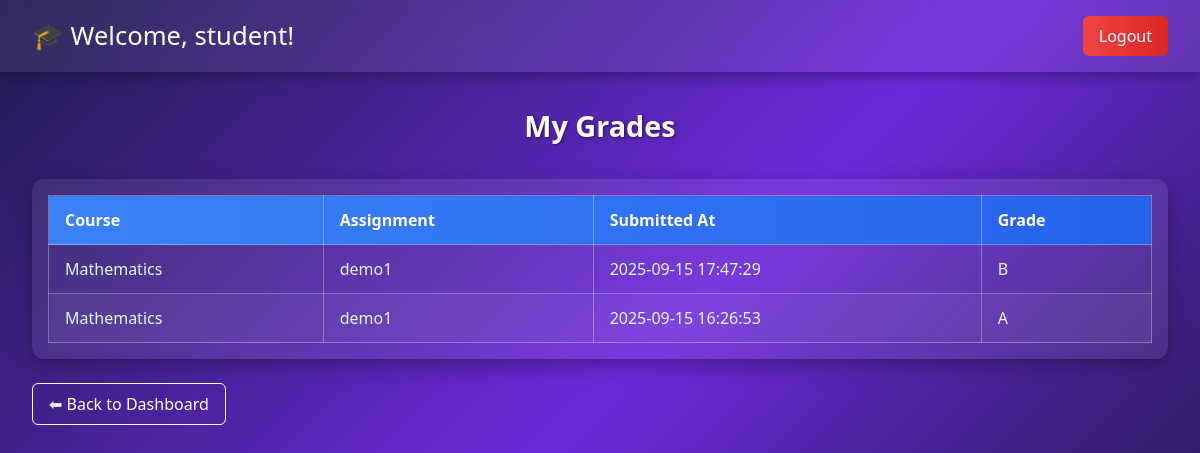
/student/grades.php (signed in), run on the app's committed database.
### tables this page shows
CREATE TABLE `submissions` (
  `id` int(11) NOT NULL,
  `assignment_id` int(11) DEFAULT NULL,
  `student_id` int(11) DEFAULT NULL,
  `file_path` varchar(255) DEFAULT NULL,
  `submitted_at` timestamp NOT NULL DEFAULT current_timestamp(),
  `grade` varchar(10) DEFAULT NULL
);

CREATE TABLE `courses` (
  `course_id` int(11) NOT NULL,
  `course_name` varchar(200) DEFAULT NULL,
  `course_code` text DEFAULT NULL,
  `description` int(255) NOT NULL,
  `faculty_id` int(11) DEFAULT NULL
);

CREATE TABLE `assignments` (
  `id` int(11) NOT NULL,
  `course_id` int(11) DEFAULT NULL,
  `title` varchar(200) DEFAULT NULL,
  `description` text DEFAULT NULL,
  `due_date` date DEFAULT NULL,
  `file` varchar(255) DEFAULT NULL
);

### student/grades.php (the view, shortened to what this page needs)
<?php
include '../config/db.php';
$student_id = $_SESSION['user_id'];
$stmt = $conn->prepare("
    SELECT a.title AS assignment_title, c.course_name, s.submitted_at, s.grade
    FROM submissions s
    JOIN assignments a ON s.assignment_id = a.id
    JOIN courses c ON a.course_id = c.course_id
    WHERE s.student_id = ? AND s.grade IS NOT NULL
    ORDER BY s.submitted_at DESC
");
$stmt->execute([$student_id]);
$graded_submissions = $stmt->fetchAll(PDO::FETCH_ASSOC);
?>
<!DOCTYPE html>
<html lang="en">
<head>
<link href="https://cdn.jsdelivr.net/npm/bootstrap@5.3.1/dist/css/bootstrap.min.css" rel="stylesheet">
</head>
<body>
<header>
  <h1>🎓 Welcome, <?= htmlspecialchars($_SESSION['role']); ?>!</h1>
  <a href="../auth/logout.php" class="logout-btn">Logout</a>
</header>
<div class="container">
  <p class="welcome">My Grades</p>
  <?php if(count($graded_submissions) > 0): ?>
  <div class="table-wrapper">
    <table>
      <thead>
        <tr>
          <th>Course</th>
          <th>Assignment</th>
          <th>Submitted At</th>
          <th>Grade</th>
        </tr>
      </thead>
      <tbody>
        <?php foreach($graded_submissions as $s): ?>
        <tr>
          <td><?= htmlspecialchars($s['course_name']); ?></td>
          <td><?= htmlspecialchars($s['assignment_title']); ?></td>
          <td><?= htmlspecialchars($s['submitted_at']); ?></td>
          <td><?= htmlspecialchars($s['grade']); ?></td>
        </tr>
        <?php endforeach; ?>
      </tbody>
    </table>
  </div>
  <?php else: ?>
    <p class="no-data">No graded assignments yet.</p>
  <?php endif; ?>
  <a href="student_dashboard.php" class="back-btn">⬅ Back to Dashboard</a>
</div>
</body>
</html>

### student/grades.php (style rules this page uses)
body { font-family: "Segoe UI", sans-serif; min-height: 100vh; background: linear-gradient(135deg, #1e1b4b, #6d28d9, #0f172a); color: #fff; margin: 0; }
header { background: rgba(255,255,255,0.08); backdrop-filter: blur(10px); padding: 1rem 2rem; display: flex; justify-content: space-between; align-items: center; box-shadow: 0 4px 12px rgba(0,0,0,0.3); }
header h1 { margin: 0; font-size: 1.6rem; }
.logout-btn { background: linear-gradient(90deg, #ef4444, #dc2626); border: none; padding: 8px 16px; border-radius: 6px; color: #fff; text-decoration: none; }
.container { padding: 2rem; max-width: 1200px; margin: 0 auto; }
.welcome { text-align: center; margin-bottom: 2rem; font-size: 1.8rem; font-weight: 600; text-shadow: 1px 1px 3px rgba(0,0,0,0.5); }
.table-wrapper { background: rgba(255,255,255,0.08); padding: 1rem; border-radius: 12px; box-shadow: 0 6px 20px rgba(0,0,0,0.3); overflow-x: auto; }
table { width: 100%; border-collapse: collapse; color: #fff; min-width: 600px; }
thead { background: linear-gradient(90deg, #3b82f6, #2563eb); color: #fff; }
th, td { padding: 12px 16px; text-align: left; border: 1px solid rgba(255,255,255,0.3); }
td { color: #e0f7fa; font-weight: 500; }
tbody tr:nth-child(even) { background: rgba(255,255,255,0.05); }
.back-btn { display: inline-block; margin-top: 1.5rem; color: #fff; text-decoration: none; border: 1px solid #fff; padding: 8px 16px; border-radius: 6px; transition: 0.3s; }

### data on the page
submissions: courses.course_name "Mathematics", assignment.title "demo1", submitted_at "2025-09-15 17:47:29", grade "B"
submissions: courses.course_name "Mathematics", assignment.title "demo1", submitted_at "2025-09-15 16:26:53", grade "A"

### other printed values
$_SESSION['role'] "student"
